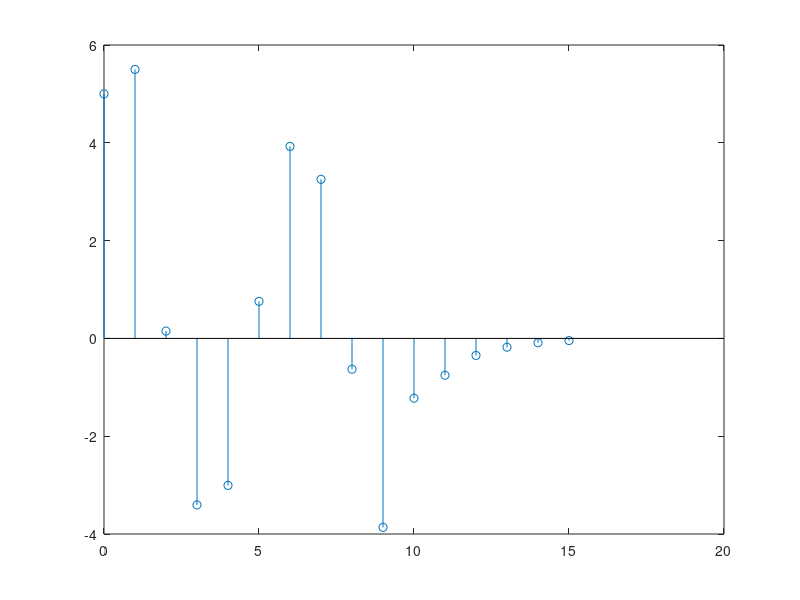

This figure's MATLAB source:
%% D1
a = [1, -3/10, -1/10];
b = 2;
inc = [1, 2];

n = 0:15;

u = @(n) 1*(n>=0);
x = @(n) 2.*cos((2*pi.*n)/6).*(u(n) - u(n-10));

z = filtic(b, a, inc);
y_t = filter(b, a, x(n), inc);

stem(n, y_t);

%% D2
